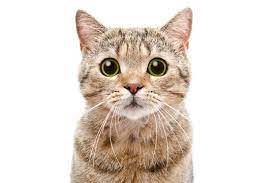
#> input picture imgs/vat.jpg, 276 x 183 px
$ jupyter execute gaussian_layers.ipynb
#> lines starting #> are read from the running program, lines starting #| are printed output that depends on the picture
### Common_Functions/CommonFunctions.py
import skimage.io as io
import matplotlib.pyplot as plt
import numpy as np
from skimage.exposure import histogram
from matplotlib.pyplot import bar
from skimage.color import rgb2gray, rgb2hsv
import cv2

# Convolution:
from scipy.signal import convolve2d
from scipy import fftpack
import math

from skimage.util import random_noise
from skimage.filters import median
from skimage.feature import canny
from skimage.measure import label
from skimage.color import label2rgb
import skimage.filters as f
from scipy.ndimage import gaussian_filter


# Edges
from skimage.filters import sobel_h, sobel, sobel_v, roberts, prewitt


# Show the figures / plots inside the notebook
def show_images(images, titles=None):
    # This function is used to show image(s) with titles by sending an array of images and an array of associated titles.
    # images[0] will be drawn with the title titles[0] if exists
    # You aren't required to understand this function, use it as-is.
    n_ims = len(images)
    if titles is None:
        titles = ['(%d)' % i for i in range(1, n_ims + 1)]
    fig = plt.figure()
    n = 1
    for image, title in zip(images, titles):
        a = fig.add_subplot(1, n_ims, n)
        if image.ndim == 2:
            plt.gray()
        plt.imshow(image)
        a.set_title(title)
        n += 1
    fig.set_size_inches(np.array(fig.get_size_inches()) * n_ims)
    plt.show()

### gaussian_layers.ipynb
[cell 1]
import numpy as np
import matplotlib.pyplot as plt
from Common_Functions.CommonFunctions import *
import skimage.io as io
from skimage import data
from skimage.transform import pyramid_gaussian

[cell 2]
def gauss_layers (img, L):
    rows, cols, dim = img.shape
    pyramid1 = tuple(pyramid_gaussian(img, channel_axis=-1, max_layer=L, downscale=1.5))
    print(len(pyramid1))

    show_images([pyramid1[0],pyramid1[1], pyramid1[2], pyramid1[3], pyramid1[4]])
    ss=np.pad(pyramid1[0], ((33, 33), (33, 33), (0, 0)), 'constant', constant_values=(1, 1))
    show_images([ss])
img1 = io.imread('imgs/vat.jpg').astype(np.float32)/255

gauss_layers(img1, 4)
#> in gauss_layers, `pyramid1 = tuple(pyramid_gaussian(img, channel_axis=-1, max_layer=L, d..`: pyramid1 = 5 items
#| 5
#> in show_images, `n_ims = len(images)`: n_ims = 5
#> the loop in show_images, `for image, title in zip(images, titles):` made 5 passes
#> title on passes 1 to 5: '(1)', '(2)', '(3)', '(4)', '(5)'
#> after the loop in show_images, `for image, title in zip(images, titles):`: n = 6
#> in show_images, `plt.show()`:
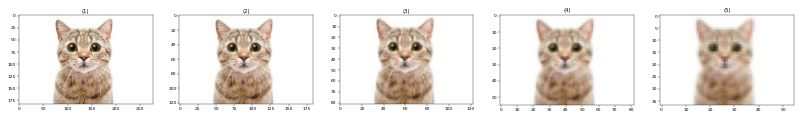
#> figure drawn by matplotlib, 5 panels
#> in gauss_layers, `ss=np.pad(pyramid1[0], ((33, 33), (33, 33), (0, 0)), 'constant', const..`:
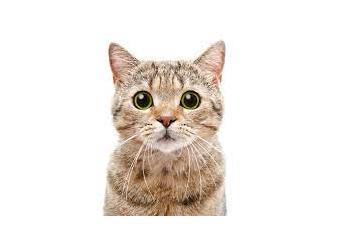
#> ss: shape (249, 342, 3) float32; mean of channels 0, 1, 2 0.939, 0.917, 0.897; drawn as R, G, B
#> the loop in show_images (call 2), `for image, title in zip(images, titles):` made 1 pass
#> (title, n) on pass 1: ('(1)', 2)
